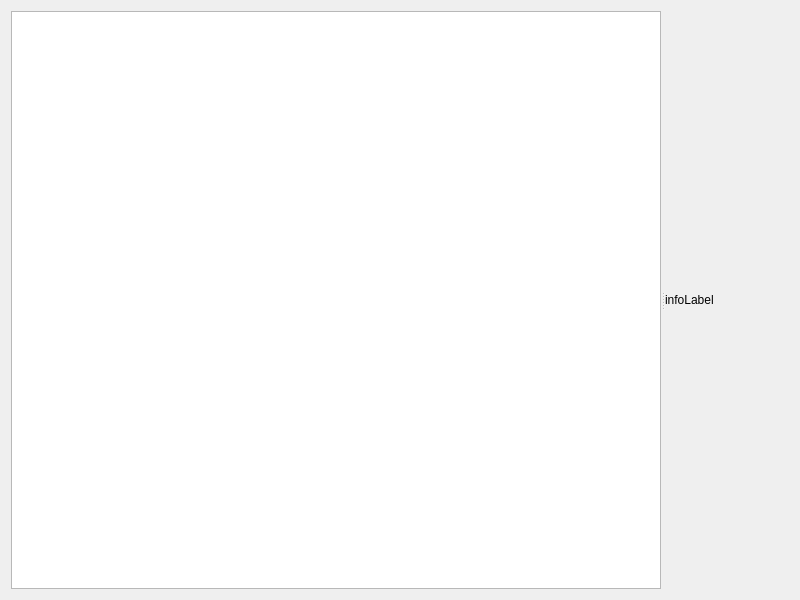
<?xml version="1.0" encoding="UTF-8"?>
<ui version="4.0">
 <class>NavigatorWidget</class>
 <widget class="QWidget" name="NavigatorWidget">
  <property name="geometry">
   <rect>
    <x>0</x>
    <y>0</y>
    <width>800</width>
    <height>600</height>
   </rect>
  </property>
  <layout class="QVBoxLayout" name="verticalLayout">
   <item>
    <widget class="QSplitter" name="splitter">
     <property name="orientation">
      <enum>Qt::Orientation::Horizontal</enum>
     </property>
     <widget class="QTreeView" name="treeView"/>
     <widget class="QLabel" name="infoLabel">
      <property name="sizePolicy">
       <sizepolicy hsizetype="Expanding" vsizetype="Expanding">
        <horstretch>0</horstretch>
        <verstretch>0</verstretch>
       </sizepolicy>
      </property>
      <property name="text">
       <string>infoLabel</string>
      </property>
      <property name="wordWrap">
       <bool>true</bool>
      </property>
     </widget>
    </widget>
   </item>
  </layout>
 </widget>
 <resources/>
 <connections/>
</ui>
